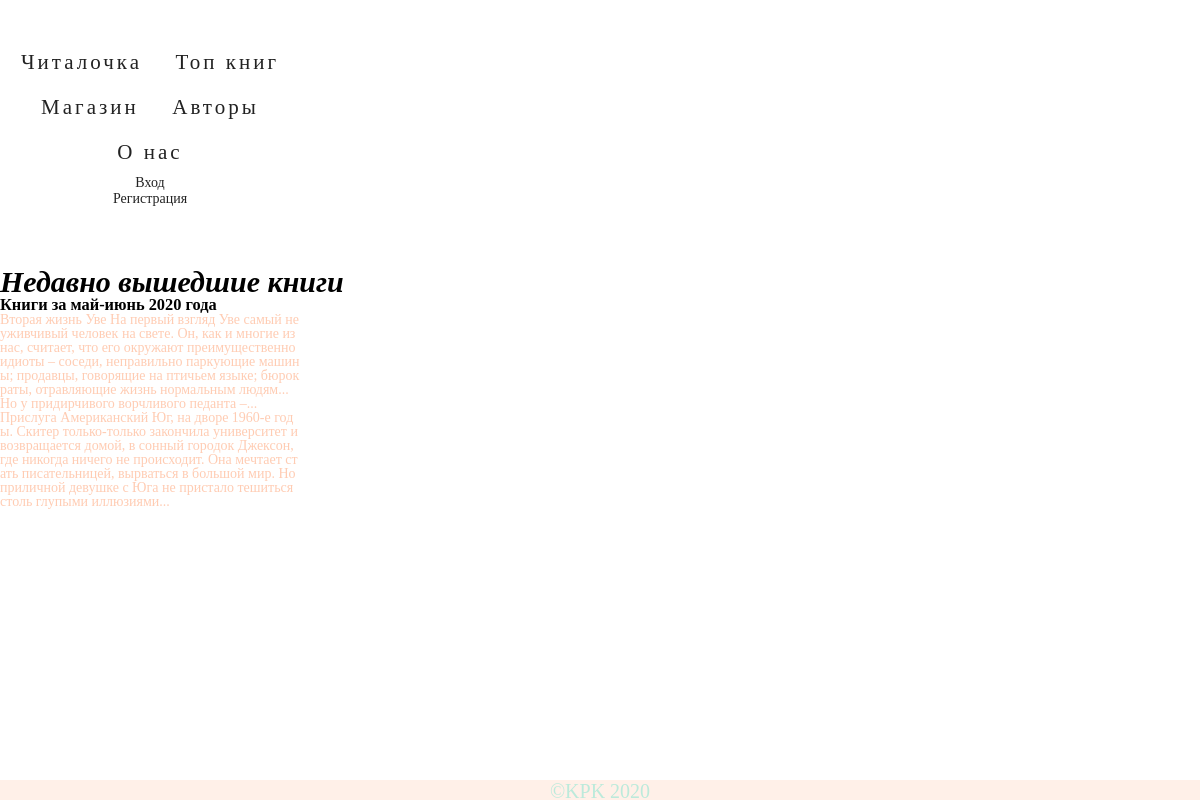
The page /Recently_published_books/ on the database as committed earlier.
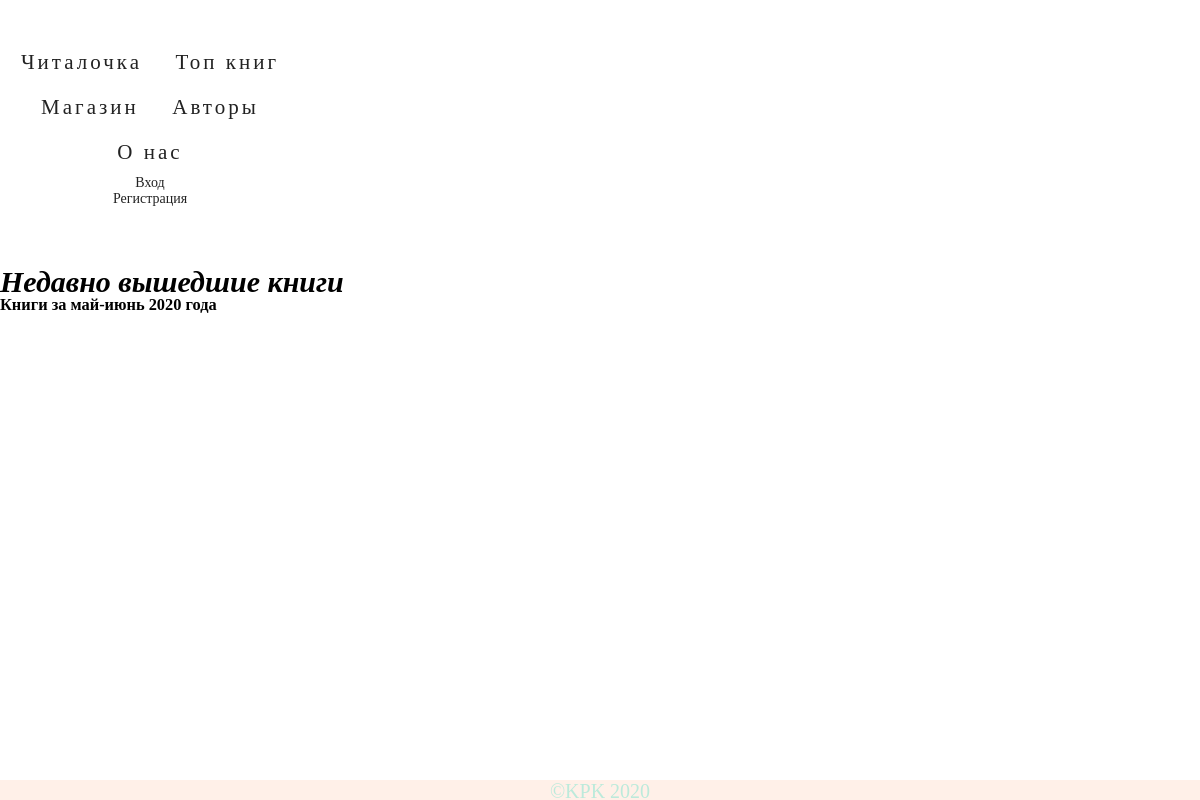
The same page on the database as committed later.
### mainapp/models.py (models this page shows, shortened)
class Published_books(models.Model):
    title = models.CharField(verbose_name='Название', max_length=128)
    content = models.TextField(verbose_name='Содержание')
    added = models.DateTimeField(verbose_name='Добавлена', auto_now_add=True)
    active = models.BooleanField(verbose_name='Активна', default=False)
    class Meta:
        ordering = ['-added', 'title']
        verbose_name = 'вышедшая книга'
        verbose_name_plural = 'Вышедшие книги'

### mainapp/views.py (the view)
# urls.py: path('Recently_published_books/', mainapp.Recently_published_books, name='Recently_published_books'),
def Recently_published_books(reguest):
    published_books = Published_books.objects.all()
    context = {
        'published_books': published_books,
    }
    return render(reguest, 'mainapp/Recently_published_books.html', context)

### mainapp/templates/mainapp/Recently_published_books.html (shortened to what this page needs)
{% extends 'mainapp/base.html'%}
{% block content %}
<div class="published_books">
    <h1>Недавно вышедшие книги</h1>
    <h3>Книги за май-июнь 2020 года</h3>
    <ul>
        {% for published_book in published_books %}
            <li>
                {{published_book.title}} {{published_book.content}}
            </li>
        {% endfor %}
    </ul>
</div>
{% endblock %}

Rows that differ between the two databases and show on the page:
removed Published_books: title "Вторая жизнь Уве", content "На первый взгляд Уве самый неуживчивый человек на свете. Он, как и многие из нас, считает, что его окружают преимущественно идиоты – соседи, неправильно паркующие машины; продавцы, говорящие на птичьем языке; бюрократы, отравляющие жизнь нормальным людям... Но у придирчивого ворчливого педанта –..."
removed Published_books: title "Прислуга", content "Американский Юг, на дворе 1960-е годы. Скитер только-только закончила университет и возвращается домой, в сонный городок Джексон, где никогда ничего не происходит. Она мечтает стать писательницей, вырваться в большой мир. Но приличной девушке с Юга не пристало тешиться столь глупыми иллюзиями..."
